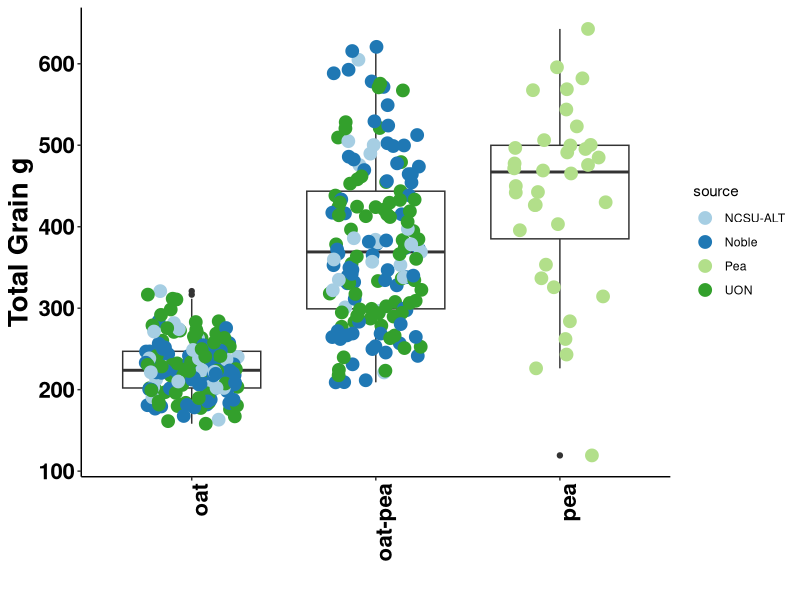
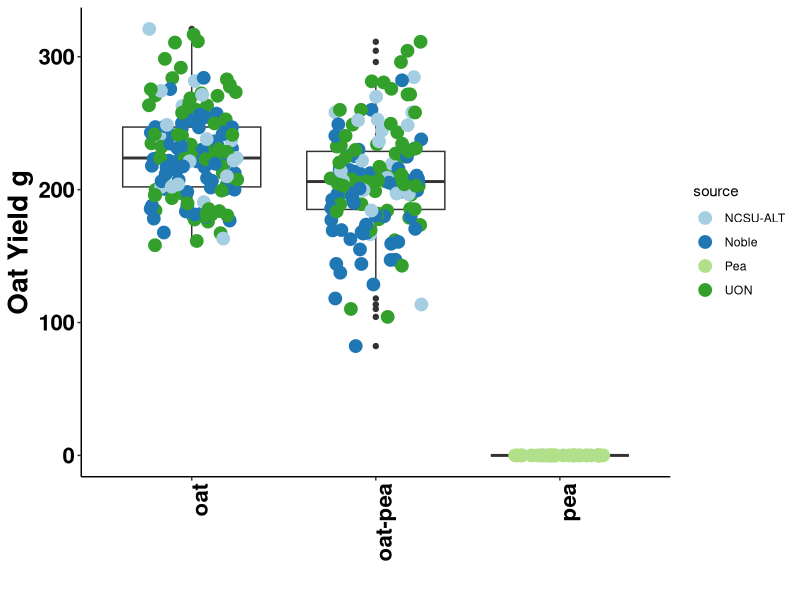
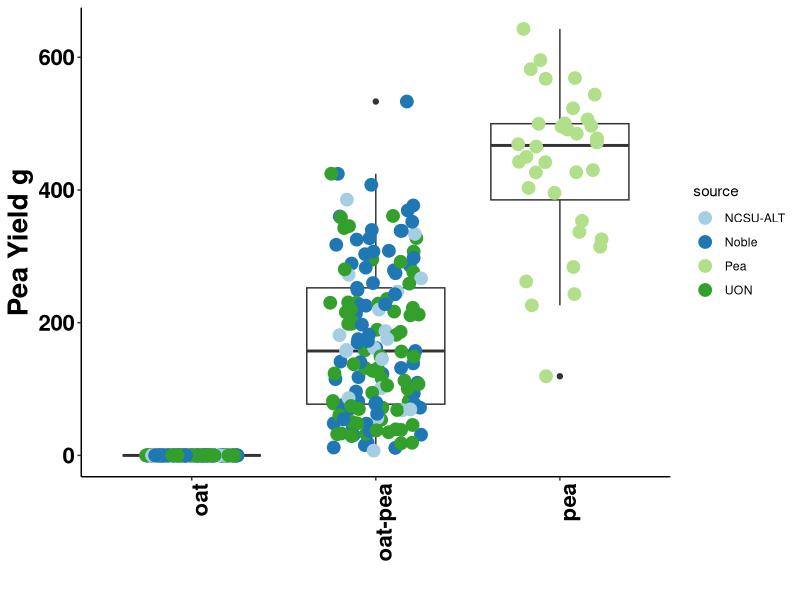
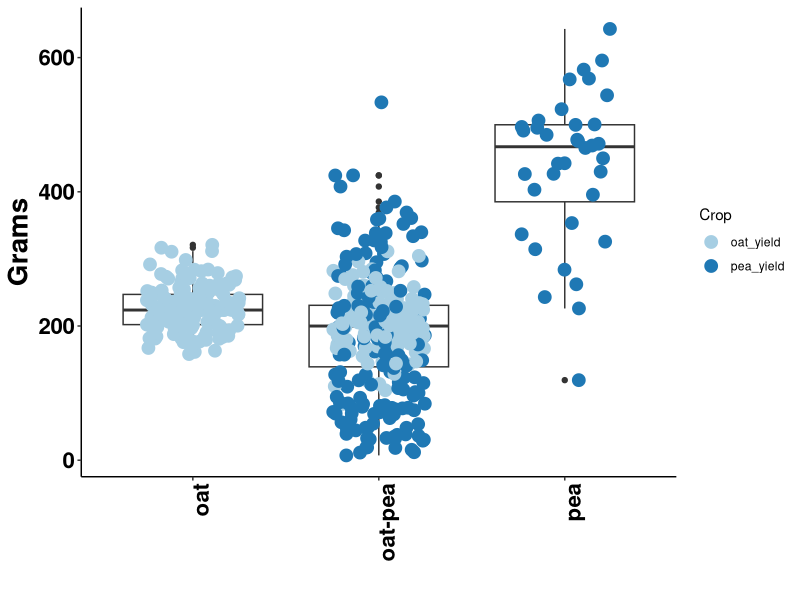
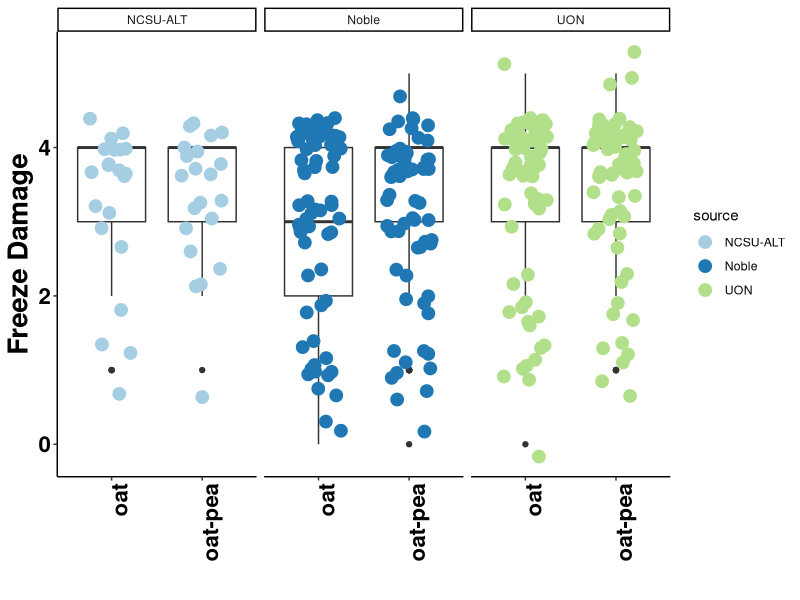
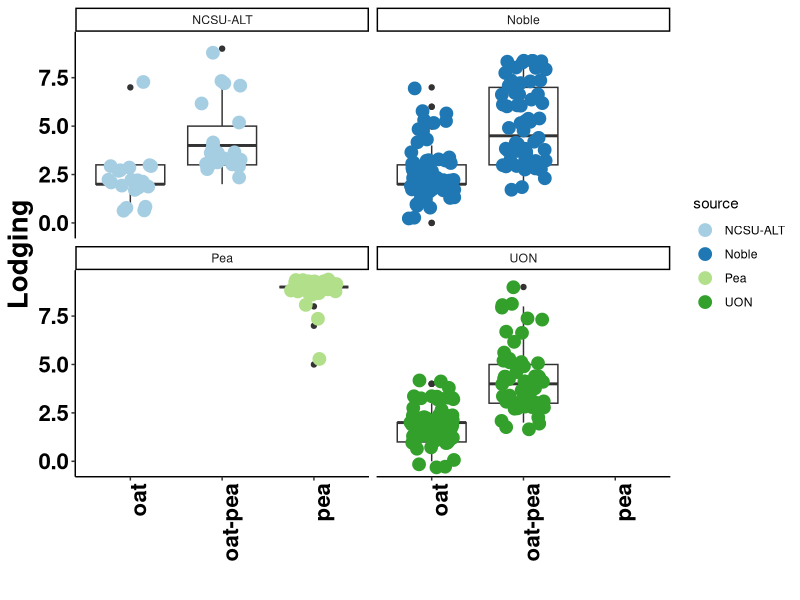

Reproduce these figures in R, in order.
## ---- chunk 1
knitr::opts_chunk$set(echo = TRUE,warning = FALSE, message = FALSE)
## ---- chunk 2
library(RColorBrewer)
library(tidyverse)
library(readxl)
library(kableExtra)
library(ggrepel)
library(readr)

## ---- chunk 3

Cornell_WinterOatPeaIntercrop_2024_Ithaca <- read_csv("data/Cornell_WinterOatPeaIntercrop_2024_Ithaca.csv")

Cornell_WinterOatPeaIntercrop_2024_Ithaca_plot_meta <- read_excel("data/Cornell_WinterOatPeaIntercrop_2024_Ithaca_plot_meta.xlsx")


## ---- chunk 4
plot_data <- Cornell_WinterOatPeaIntercrop_2024_Ithaca %>% 
  mutate("plot_name" = if_else(observationLevel == "subplot",str_sub(observationUnitName,end = -11), observationUnitName)) %>% 
  left_join(Cornell_WinterOatPeaIntercrop_2024_Ithaca_plot_meta,join_by(plot_name) ) %>% 
  rowwise() %>% 
  mutate(pea_yield = if_else(inter_crop == "pea",
                             sum(`Grain yield - g/m2|CO_350:0000260`,`Pea grain yield - g/m2|COMP:0000049`,na.rm=TRUE),`Pea grain yield - g/m2|COMP:0000049` )) %>% 
  mutate(oat_yield = if_else(inter_crop == "oat",
                             sum(`Grain yield - g/m2|CO_350:0000260`,`Pea grain yield - g/m2|COMP:0000049`,na.rm=TRUE),`Grain yield - g/m2|CO_350:0000260` )) %>% 
  mutate(pea_yield = if_else(inter_crop == "oat", 0 , pea_yield )) %>% 
  mutate(oat_yield = if_else(inter_crop == "pea", 0 , oat_yield )) %>% 
  select(observationLevel,observationUnitDbId,inter_crop ,source,
         replicate,plotNumber,germplasmName, inter_crop,
         oat_yield,
         pea_yield,
         `Lodging severity - 0-9 Rating|CO_350:0005007`,
         `Freeze damage severity - 0-9 Rating|CO_350:0005001`,
         `Winter survival - percent|CO_350:0000170`) %>% 
  filter(observationLevel == "plot") %>% 
  filter(source != "Barley") %>% 
  filter(source != "Martens") %>% 
  mutate("total_yield" = oat_yield+pea_yield)


## ---- chunk 5
plot_data %>% 
  kable(align = "c") %>% 
  kable_classic(full_width=F,position = "left")%>% 
 scroll_box(width = "900px", height = "300px")
## ---- chunk 6

plot_data %>% 
    ggplot(aes(inter_crop,total_yield))+
      geom_boxplot() +
      geom_jitter(aes(inter_crop,total_yield,color=source),width = 0.25,size=4)+
      xlab("")+
      ylab("Total Grain g")+
      scale_color_brewer(palette="Paired")+
      theme_classic()+
      theme(axis.text.x=element_text(angle = 90, hjust = 1))+
      theme(axis.text=element_text(size=20), axis.title=element_text(size=20,face="bold"))+
      theme(axis.text.x = element_text(face = "bold", color = "black", size = 16))+
      theme(axis.text.y = element_text(face = "bold", color = "black", size = 16))



## ---- chunk 7


plot_data %>% 
  ggplot(aes(inter_crop,oat_yield))+
  geom_boxplot() +
  geom_jitter(aes(inter_crop,oat_yield,color=source),width = 0.25,size=4)+
  xlab("")+
  ylab("Oat Yield g")+
  scale_color_brewer(palette="Paired")+
  theme_classic()+
  theme(axis.text.x=element_text(angle = 90, hjust = 1))+
  theme(axis.text=element_text(size=20), axis.title=element_text(size=20,face="bold"))+
  theme(axis.text.x = element_text(face = "bold", color = "black", size = 16))+
  theme(axis.text.y = element_text(face = "bold", color = "black", size = 16))




## ---- chunk 8


plot_data %>% 
  ggplot(aes(inter_crop,pea_yield))+
  geom_boxplot() +
  geom_jitter(aes(inter_crop,pea_yield,color=source),width = 0.25,size=4)+
  xlab("")+
  ylab("Pea Yield g")+
  scale_color_brewer(palette="Paired")+
  theme_classic()+
  theme(axis.text.x=element_text(angle = 90, hjust = 1))+
  theme(axis.text=element_text(size=20), axis.title=element_text(size=20,face="bold"))+
  theme(axis.text.x = element_text(face = "bold", color = "black", size = 16))+
  theme(axis.text.y = element_text(face = "bold", color = "black", size = 16))



## ---- chunk 9


plot_data %>% 
  select(inter_crop,plotNumber, oat_yield, pea_yield) %>% 
  pivot_longer(oat_yield:pea_yield, names_to = "Crop", values_to = "grams") %>% 
  filter(grams != 0) %>% 
    ggplot(aes(inter_crop,grams))+
      geom_boxplot() +
      geom_jitter(aes(inter_crop,grams,color=Crop),width = 0.25,size=4)+
      xlab("")+
      ylab("Grams")+
      scale_color_brewer(palette="Paired")+
      theme_classic()+
      theme(axis.text.x=element_text(angle = 90, hjust = 1))+
      theme(axis.text=element_text(size=20), axis.title=element_text(size=20,face="bold"))+
      theme(axis.text.x = element_text(face = "bold", color = "black", size = 16))+
      theme(axis.text.y = element_text(face = "bold", color = "black", size = 16))






## ---- chunk 10

plot_data %>%
  filter(source != "Pea") %>% 
  ggplot(aes(inter_crop,`Freeze damage severity - 0-9 Rating|CO_350:0005001`))+
  geom_boxplot() +
  geom_jitter(aes(inter_crop,`Freeze damage severity - 0-9 Rating|CO_350:0005001`,color=source),width = 0.25,size=4)+
  xlab("")+
  ylab("Freeze Damage")+
  scale_color_brewer(palette="Paired")+
  theme_classic()+
  theme(axis.text.x=element_text(angle = 90, hjust = 1))+
  theme(axis.text=element_text(size=20), axis.title=element_text(size=20,face="bold"))+
  theme(axis.text.x = element_text(face = "bold", color = "black", size = 16))+
  theme(axis.text.y = element_text(face = "bold", color = "black", size = 16))+
  facet_wrap(~source)




## ---- chunk 11

plot_data %>%
  ggplot(aes(inter_crop,`Lodging severity - 0-9 Rating|CO_350:0005007`))+
  geom_boxplot() +
  geom_jitter(aes(inter_crop,`Lodging severity - 0-9 Rating|CO_350:0005007`,color=source),width = 0.25,size=4)+
  xlab("")+
  ylab("Lodging")+
  scale_color_brewer(palette="Paired")+
  theme_classic()+
  theme(axis.text.x=element_text(angle = 90, hjust = 1))+
  theme(axis.text=element_text(size=20), axis.title=element_text(size=20,face="bold"))+
  theme(axis.text.x = element_text(face = "bold", color = "black", size = 16))+
  theme(axis.text.y = element_text(face = "bold", color = "black", size = 16))+
  facet_wrap(~source)
